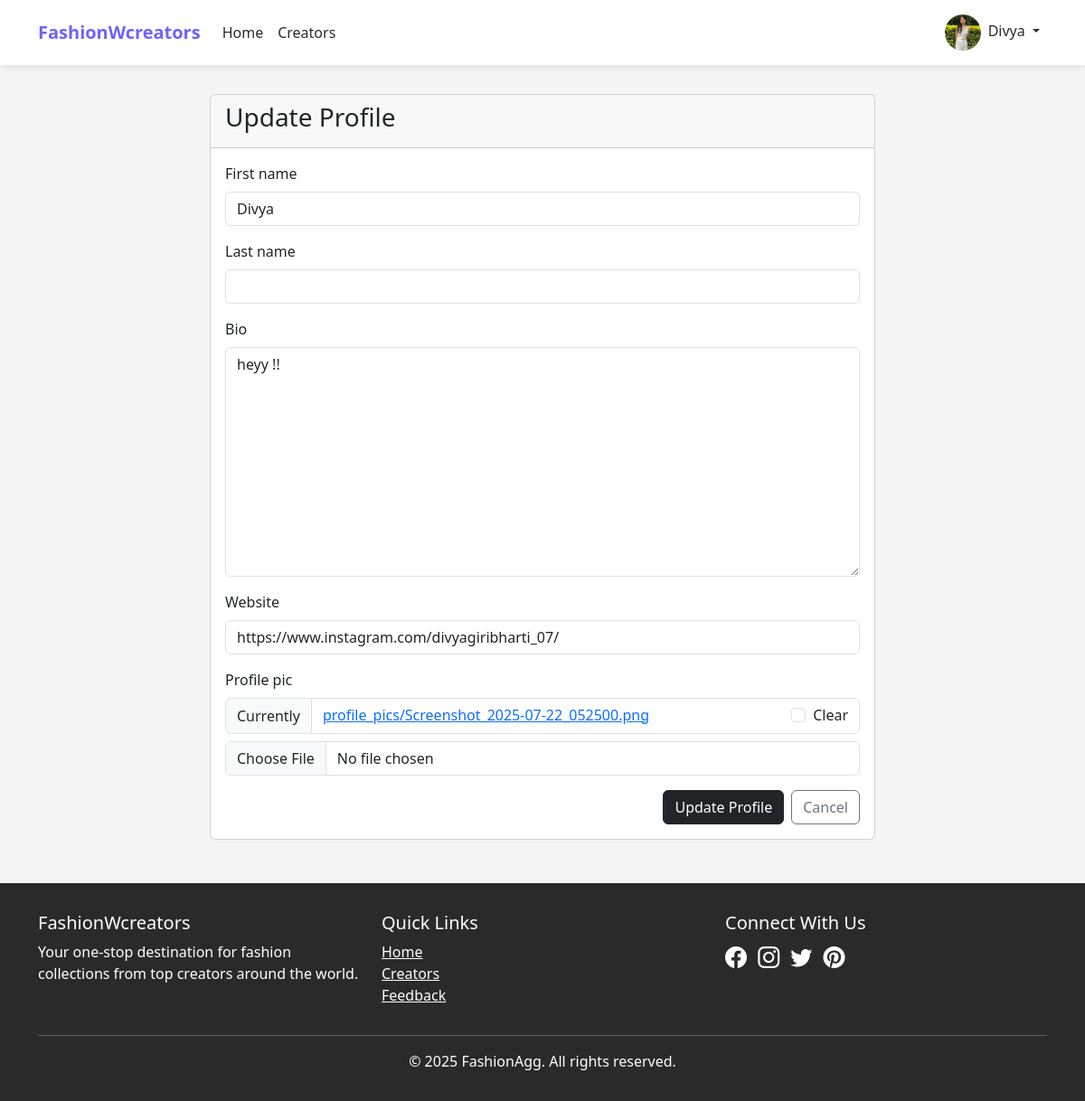
Page /profile/ (signed in) on the committed database.
### aggregator/models.py (models this page shows, shortened)
class User(AbstractUser):
    CREATOR = 'creator'
    BUYER = 'buyer'
    ROLE_CHOICES = [
        (CREATOR, 'Creator'),
        (BUYER, 'Buyer'),
    ]
    role = models.CharField(max_length=10, choices=ROLE_CHOICES, default=BUYER)
    bio = models.TextField(blank=True)
    website = models.URLField(blank=True)
    profile_pic = models.ImageField(upload_to='profile_pics', blank=True)
    class Meta:
        app_label = 'aggregator'

### aggregator/views.py (the view)
# urls.py: path('profile/', views.profile, name='profile'),
@login_required
def profile(request):
    if request.method == 'POST':
        form = ProfileForm(request.POST, request.FILES, instance=request.user)
        if form.is_valid():
            form.save()
            messages.success(request, 'Profile updated successfully!')
            return redirect('profile')
    else:
        form = ProfileForm(instance=request.user)
    collections = None
    if request.user.role == User.CREATOR:
        collections = request.user.collections.all().order_by('-created_at')
    return render(request, 'aggregator/profile.html', {
        'form': form,
        'collections': collections
    })

### aggregator/forms.py
class ProfileForm(forms.ModelForm):
    class Meta:
        model = User
        fields = ['first_name', 'last_name', 'bio', 'website', 'profile_pic']

### aggregator/templates/aggregator/profile.html (shortened to what this page needs)
{% extends 'base.html' %}
{% load crispy_forms_tags %}
{% block content %}
<div class="container my-5">
    <div class="row justify-content-center">
        <div class="col-md-8">
            <div class="card">
                <div class="card-header">
                    <h3>Update Profile</h3>
                </div>
                <div class="card-body">
                    <form method="POST" enctype="multipart/form-data">
                        {{ form|crispy }}
                        <div class="d-grid gap-2 d-md-flex justify-content-md-end">
                            <button type="submit" class="btn btn-dark">Update Profile</button>
                            <a href="{% url 'profile' %}" class="btn btn-outline-secondary">Cancel</a>
                        </div>
                    </form>
                </div>
            </div>
        </div>
    </div>
</div>
{% endblock %}

### templates/base.html (shortened to what this page needs)
<!DOCTYPE html>
<html lang="en">
<head>
    <link href="https://cdn.jsdelivr.net/npm/bootstrap@5.3.0/dist/css/bootstrap.min.css" rel="stylesheet">
    <link rel="stylesheet" href="https://cdn.jsdelivr.net/npm/bootstrap-icons@1.10.0/font/bootstrap-icons.css">
</head>
<body>
    <nav class="navbar navbar-expand-lg navbar-light fixed-top">
        <div class="container">
            <a class="navbar-brand" href="{% url 'home' %}">FashionWcreators</a>
            <div class="collapse navbar-collapse" id="navbarNav">
                <ul class="navbar-nav me-auto">
                    <li class="nav-item">
                        <a class="nav-link" href="{% url 'home' %}">Home</a>
                    </li>
                    <li class="nav-item">
                        <a class="nav-link" href="{% url 'creator_list' %}">Creators</a>
                    </li>
                </ul>
                <ul class="navbar-nav">
                    {% if user.is_authenticated %}
                    <li class="nav-item dropdown">
                        <a class="nav-link dropdown-toggle" href="#" id="navbarDropdown" role="button" data-bs-toggle="dropdown" aria-expanded="false">
                            {% if user.profile_pic %}
                            <img src="{{ user.profile_pic.url }}" class="avatar me-1">
                            {% else %}
                            <i class="bi bi-person-circle me-1"></i>
                            {% endif %}
                            {{ user.username }}
                        </a>
                    </li>
                    {% endif %}
                </ul>
            </div>
        </div>
    </nav>
    <main>
        {% block content %}{% endblock %}
    </main>
    <footer class="mt-5">
        <div class="container">
            <div class="row">
                <div class="col-md-4">
                    <h5>FashionWcreators</h5>
                    <p>Your one-stop destination for fashion collections from top creators around the world.</p>
                </div>
                <div class="col-md-4">
                    <h5>Quick Links</h5>
                    <ul class="list-unstyled">
                        <li><a href="{% url 'home' %}" class="text-white">Home</a></li>
                        <li><a href="{% url 'creator_list' %}" class="text-white">Creators</a></li>
                        <li><a href="{% url 'feedback' %}" class="text-white">Feedback</a></li>
                    </ul>
                </div>
                <div class="col-md-4">
                    <h5>Connect With Us</h5>
                    <a href="#" class="text-white me-2"><i class="bi bi-facebook" style="font-size: 1.5rem;"></i></a>
                    <a href="#" class="text-white me-2"><i class="bi bi-instagram" style="font-size: 1.5rem;"></i></a>
                    <a href="#" class="text-white me-2"><i class="bi bi-twitter" style="font-size: 1.5rem;"></i></a>
                    <a href="#" class="text-white"><i class="bi bi-pinterest" style="font-size: 1.5rem;"></i></a>
                </div>
            </div>
            <hr class="bg-light">
            <div class="text-center">
                <p class="mb-0">&copy; {% now "Y" %} FashionAgg. All rights reserved.</p>
            </div>
        </div>
    </footer>
</body>
</html>

### templates/base.html (style rules this page uses)
:root { --primary-color: #6c63ff; --dark-color: #2a2a2a; --light-color: #f8f9fa; }
body { font-family: 'Segoe UI', Tahoma, Geneva, Verdana, sans-serif; padding-top: 56px; background-color: #f5f5f5; }
.navbar { box-shadow: 0 2px 10px rgba(0, 0, 0, 0.1); background-color: white !important; }
.navbar-brand { font-weight: 700; color: var(--primary-color) !important; }
.nav-link { font-weight: 500; color: var(--dark-color) !important; }
footer { background-color: var(--dark-color); color: white; padding: 2rem 0; margin-top: 3rem; }
.avatar { width: 40px; height: 40px; border-radius: 50%; object-fit: cover; }

### rows in the picture
User: profile_pic (picture), username "Divya", first_name "Divya", bio "heyy !!", website "https://www.instagram.com/divyagiribharti_07/"
